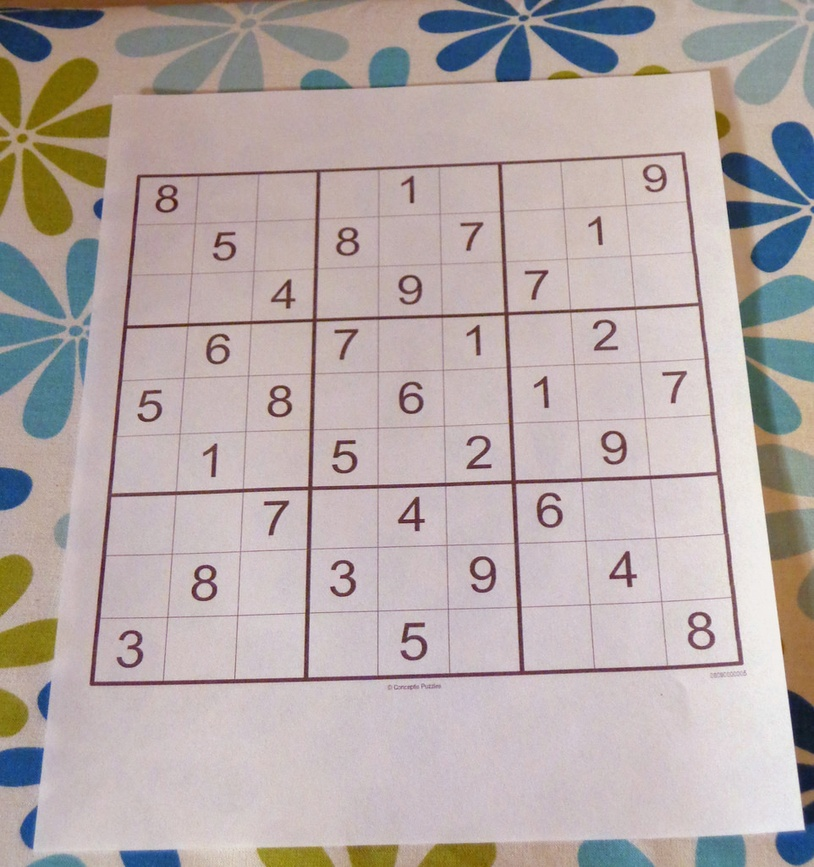
#> input picture sudoku_puzzle.jpg, 814 x 867 px, shrunk from 962 x 1024 before the run
$ python -i puzzle.py   (imports and definitions only)
#> lines starting #> are read from the running program, lines starting #| are printed output that depends on the picture; after the words box and inside, x2 and y2 are one past the last pixel; in counts of white or black regions, pixels touching at a corner belong together
#> further down, picture is the input picture: shape (867, 814, 3); mean B, G, R 167.9, 169.5, 180.9
from imutils.perspective import four_point_transform
from skimage.segmentation import clear_border
import numpy as np
import imutils
import cv2

def find_puzzle(image, debug=False):
#> called with debug = False
    gray = cv2.cvtColor(image, cv2.COLOR_BGR2GRAY)
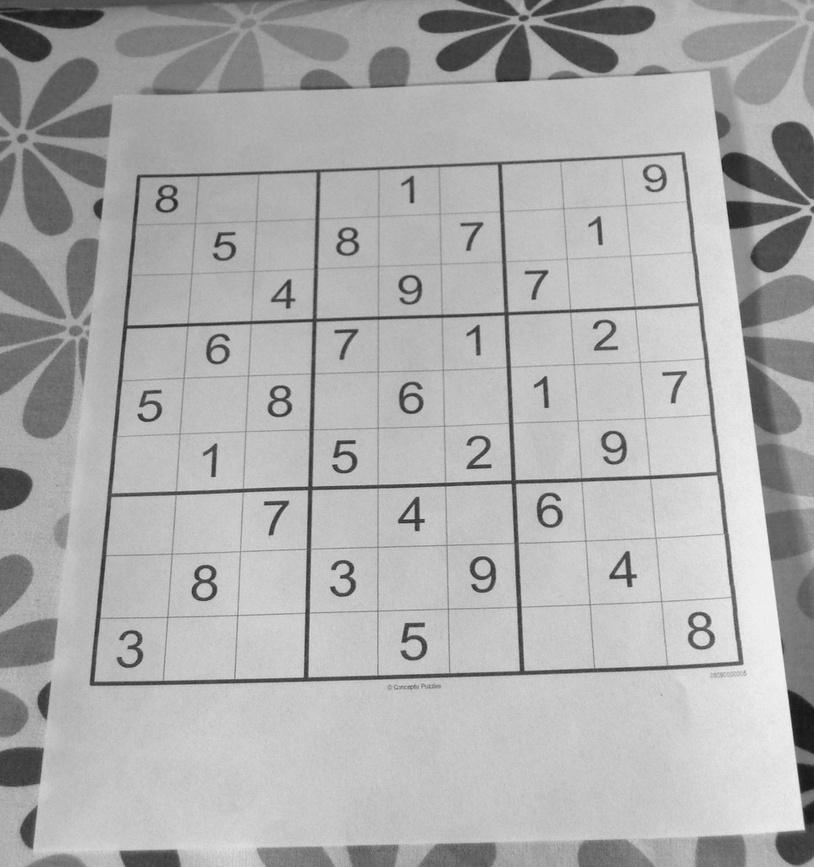
#> gray: shape (867, 814); min 20, max 244, mean 172.7
    blurred = cv2.GaussianBlur(gray, (7,7), 3)
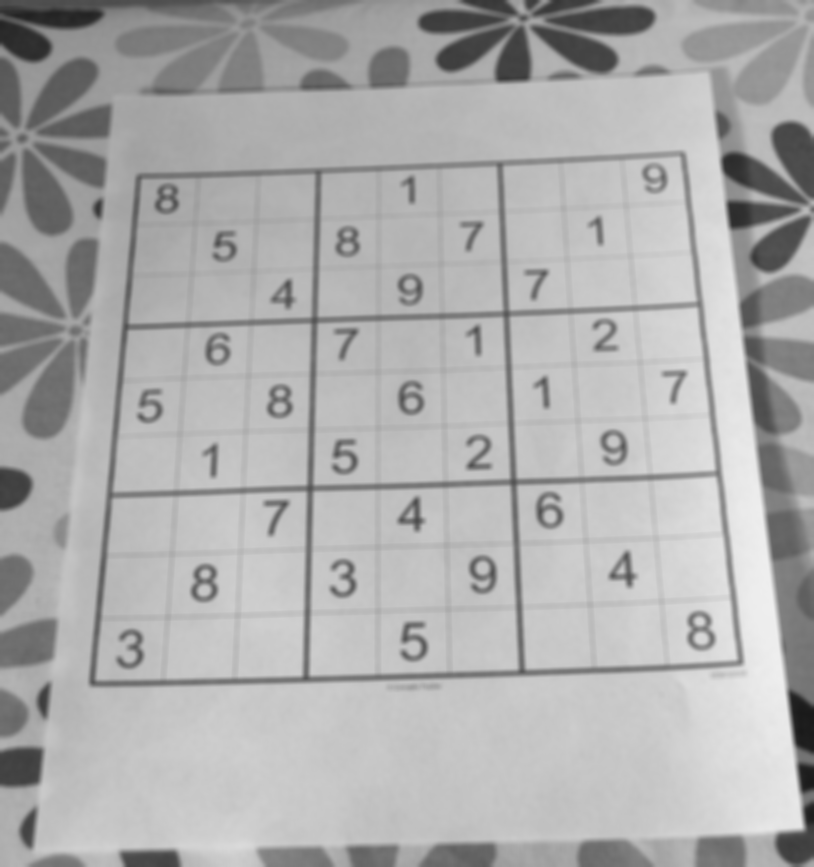
#> blurred: shape (867, 814); min 26, max 239, mean 172.7

    thresh = cv2.adaptiveThreshold(blurred, 255, cv2.ADAPTIVE_THRESH_GAUSSIAN_C, cv2.THRESH_BINARY,11,2)
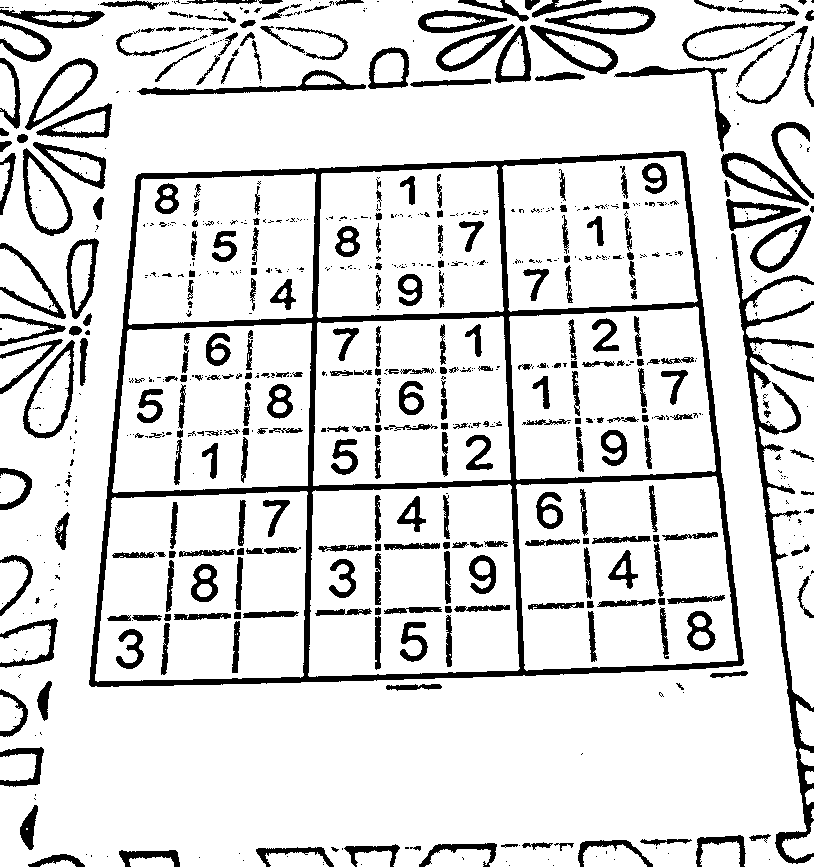
#> thresh: shape (867, 814); 85.6% white; 773 black regions (456 under 20 px), largest, box (x1, y1, x2, y2) and area: (89, 151, 744, 687) 24640, (731, 233, 814, 864) 6479, (137, 70, 366, 95) 1402
    thresh = cv2. bitwise_not(thresh)
#> thresh: shape (867, 814); 14.4% white; 773 white regions (456 under 20 px)

    if debug:
        cv2.imshow("Puzzle Thresh", thresh)
        cv2.waitKey(0)

    cnts = cv2.findContours(thresh.copy(), cv2.RETR_EXTERNAL, cv2.CHAIN_APPROX_SIMPLE)
#> cnts = 276 contours, 176 with area under 20; largest, box (x1, y1, x2, y2) and area: (89, 151, 744, 687) 309212, (731, 233, 814, 864) 5290, (23, 340, 75, 439) 2974, (23, 148, 73, 236) 2593, (25, 58, 98, 130) 2243
    cnts = imutils.grab_contours(cnts)
    cnts = sorted(cnts, key=cv2.contourArea, reverse=True)

    puzzleCnt = None

    for c in cnts:
        perimeter = cv2.arcLength(c, True)
        approx = cv2.approxPolyDP(c, 0.02*perimeter, True)

        if len(approx)==4:
            puzzleCnt = approx
            break
#> this loop made 1 pass
#> (perimeter, puzzleCnt) on pass 1: (2300.9, [[685, 153], [138, 174], [89, 684], [741, 665]])

    if puzzleCnt is None:
        raise Exception(("Sorry! Unable to find the puzzle's outline."
                        "Please check your thresholding and contour steps."))

    if debug:
        output = image.copy()
        cv2.drawContours(output, [puzzleCnt], -1, (0,255,0), 2)
        cv2.imshow("Puzzle outline", output)
        cv2.waitKey(0)

    puzzle = four_point_transform(image, puzzleCnt.reshape(4,2))
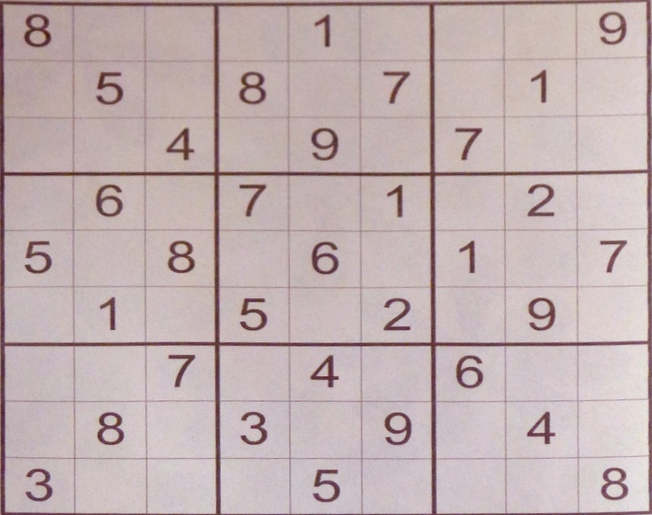
#> puzzle: shape (515, 652, 3); mean B, G, R 177.6, 176.6, 193.5
    warped = four_point_transform(gray, puzzleCnt.reshape(4,2))
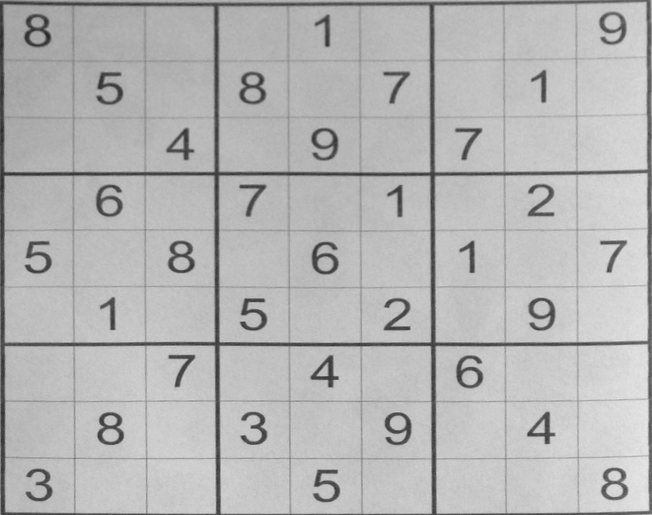
#> warped: shape (515, 652); min 39, max 231, mean 181.8

    if debug:
        cv2.imshow("Puzzle transformation", puzzle)
        cv2.waitKey(0)

    return (puzzle, warped)


def extract_digit(cell, debug=False):
    thresh = cv2.threshold(cell, 0, 255, cv2.THRESH_BINARY_INV | cv2.THRESH_OTSU)[1]
    thresh = clear_border(thresh)

    if debug:
        cv2.imshow("Cell threshold", thresh)
        cv2.waitKey(0)

    cnts = cv2.findContours(thresh.copy(), cv2.RETR_EXTERNAL, cv2.CHAIN_APPROX_SIMPLE)
    cnts = imutils.grab_contours(cnts)

    if len(cnts)==0:
        return None

    c = max(cnts, key=cv2.contourArea)
    mask = np.zeros(thresh.shape, dtype="uint8")
    cv2.drawContours(mask, [c], -1, 255, -1)

    (h, w) = thresh.shape
    percentFilled = cv2.countNonZero(mask)/float(w*h)

    if percentFilled < 0.03:
        return None

    digit = cv2.bitwise_and(thresh,thresh, mask=mask)

    if debug:
        cv2.imshow("Digit", digit)
        cv2.waitKey(0)

    return digit

>>> import cv2
>>> picture = cv2.imread('../../sudoku_puzzle.jpg')
>>> result = find_puzzle(picture)
